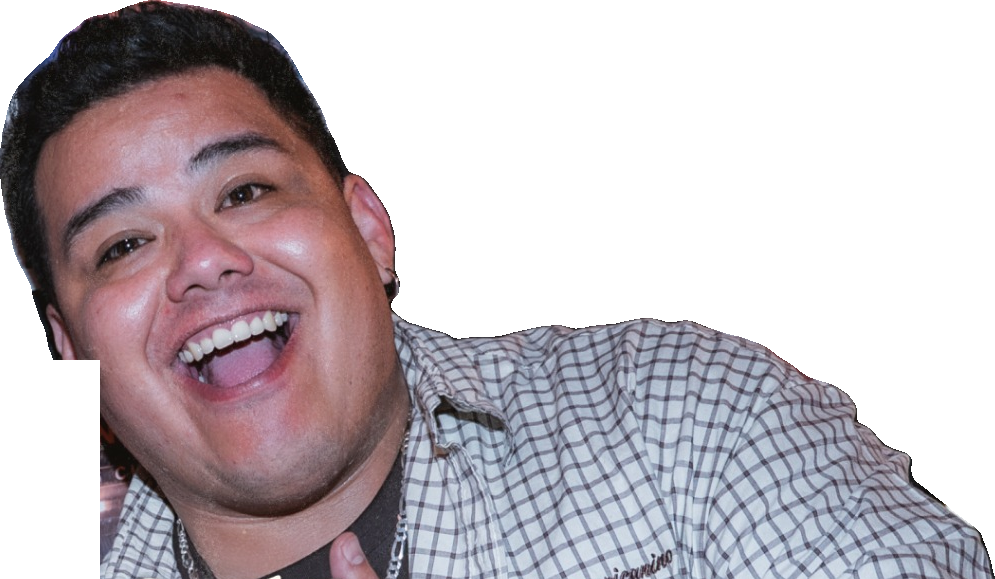
#> input picture eventos/plantilla-cartelera/cut/angelo.png, 995 x 579 px; its folder holds only this picture in this run
$ python prep.py
#> lines starting #> are read from the running program, lines starting #| are printed output that depends on the picture; after the words box and inside, x2 and y2 are one past the last pixel; in counts of white or black regions, pixels touching at a corner belong together
from PIL import Image, ImageOps, ImageFilter, ImageEnhance
import numpy as np
from scipy import ndimage
import os
os.makedirs('prep',exist_ok=True)
def biggest(a):
    m=a>40; lab,n=ndimage.label(m)
    if n>1:
        sizes=ndimage.sum(m,lab,range(1,n+1)); keep=np.argmax(sizes)+1
        a=np.where(lab==keep,a,0)
    return a
# duotone: noche #0e0b10 -> crema #f2eadc, contrast up
lo=np.array([14,11,16]); hi=np.array([242,234,220])
for k in ['angelo','erwin']:
    im=Image.open(f'cut/{k}.png').convert('RGBA')
#> im is the input picture: PIL image 995x579 RGBA; mean R, G, B, A 74.6, 65.8, 70.9, 134.3
    if k=='ivan': im=im.crop((0,0,im.width,585))
    r,g,b,a=im.split()
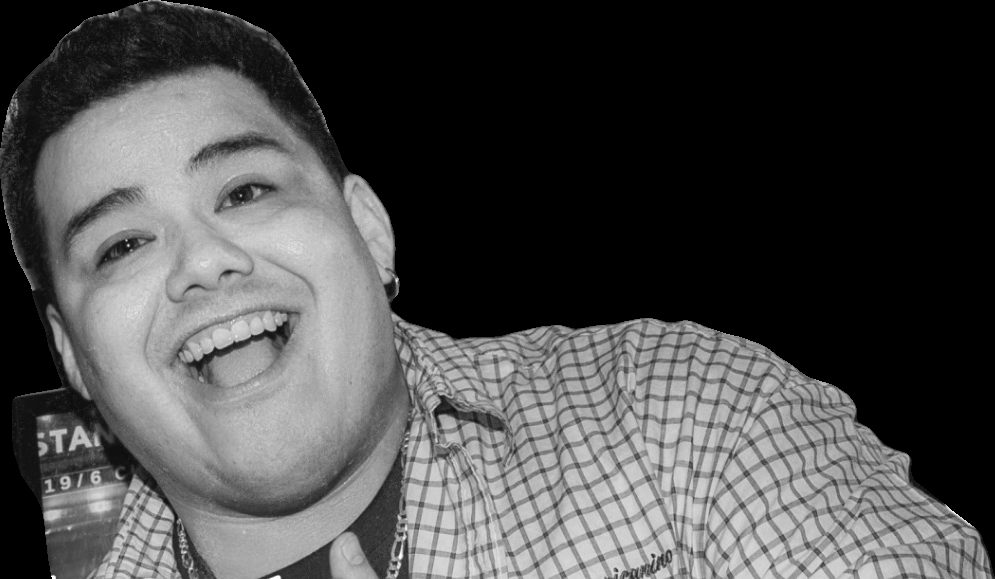
#> r: PIL image 995x579 L; min 0, max 255, mean 74.6
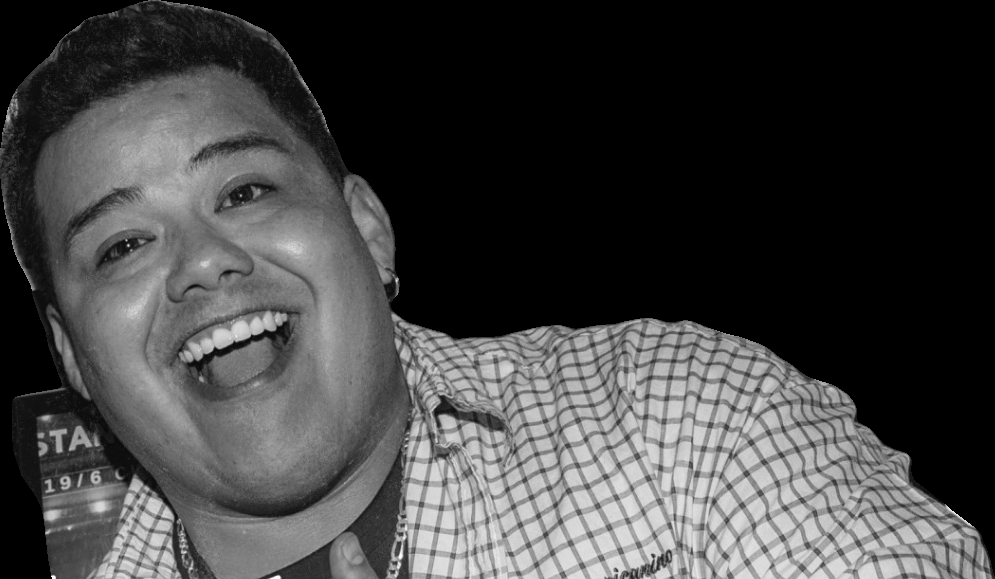
#> g: PIL image 995x579 L; min 0, max 255, mean 65.8
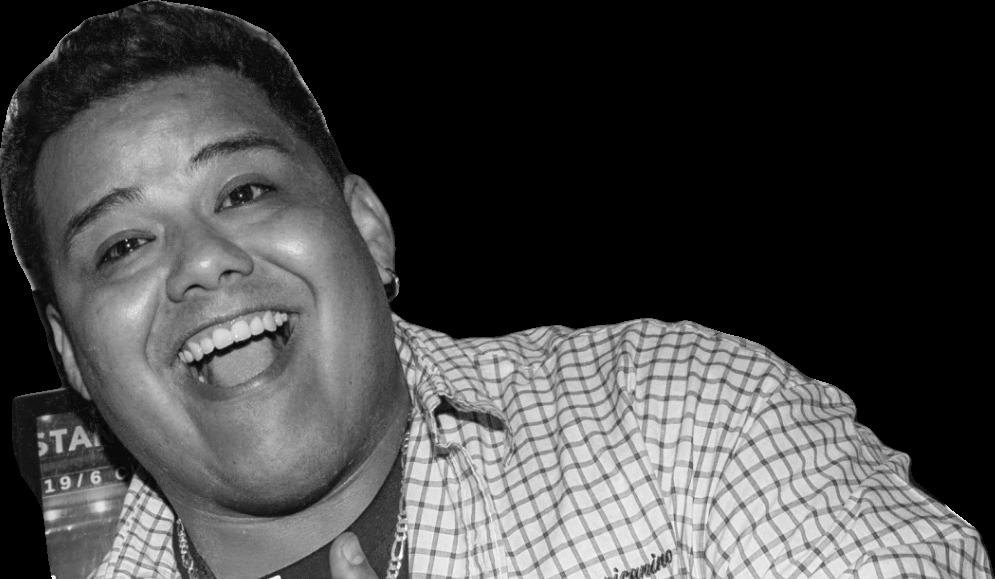
#> b: PIL image 995x579 L; min 0, max 255, mean 70.9
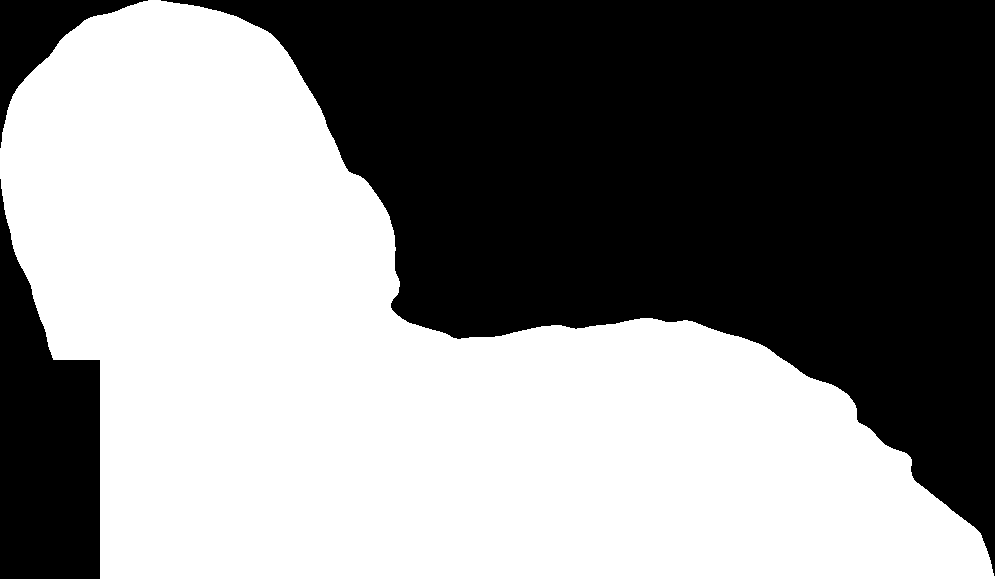
#> a: PIL image 995x579 L; 52.7% white; 3 black regions, box (x1, y1, x2, y2) and area: (161, 0, 995, 576) 240472, (0, 179, 100, 579) 26214, (0, 0, 148, 148) 6088
    a=Image.fromarray(biggest(np.array(a)).astype('uint8'))
#> in biggest, `lab, n = ndimage.label(m)`: n = 1
    l=ImageOps.grayscale(im.convert('RGB'))
    l=ImageOps.autocontrast(l,cutoff=1)
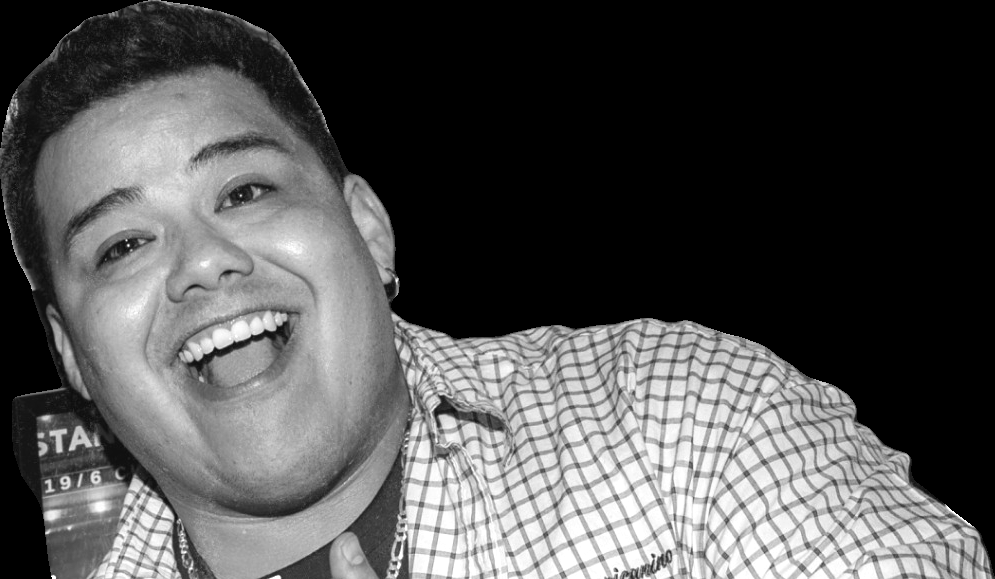
#> l: PIL image 995x579 L; min 0, max 255, mean 82
    l=ImageEnhance.Contrast(l).enhance(1.15)
    t=np.array(l)/255.0
    t=np.clip(t,0,1)**1.05
    rgb=(lo[None,None,:]*(1-t[...,None])+hi[None,None,:]*t[...,None]).astype('uint8')
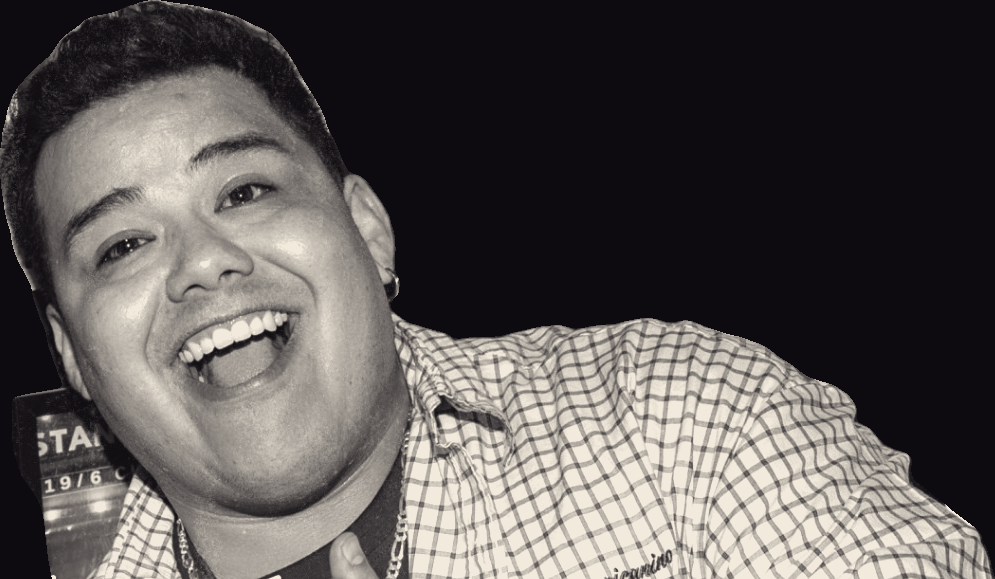
#> rgb: shape (579, 995, 3); mean of channels 0, 1, 2 89.7, 85.1, 83.7; drawn as R, G, B
    o=Image.fromarray(rgb).convert('RGBA'); o.putalpha(a)
#> after `o.putalpha(a)`:
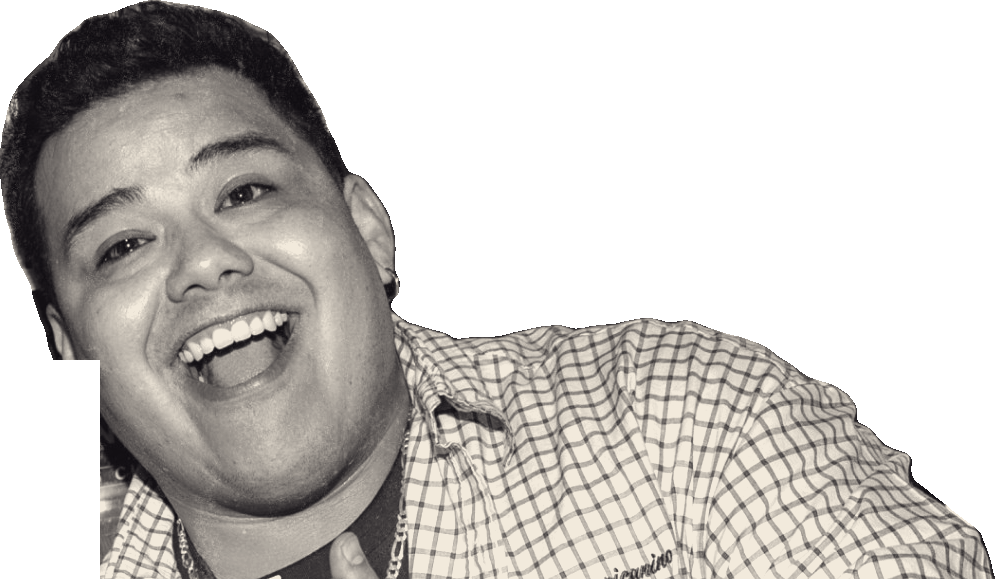
#> o: PIL image 995x579 RGBA; mean R, G, B, A 89.7, 85.1, 83.7, 134.3; transparent parts drawn white
    o=o.crop(o.getbbox()); o.save(f'prep/{k}.png'); print(k,o.size)
#| angelo (995, 579)
#> (the run stopped early here; a loop or call above may not have finished)
